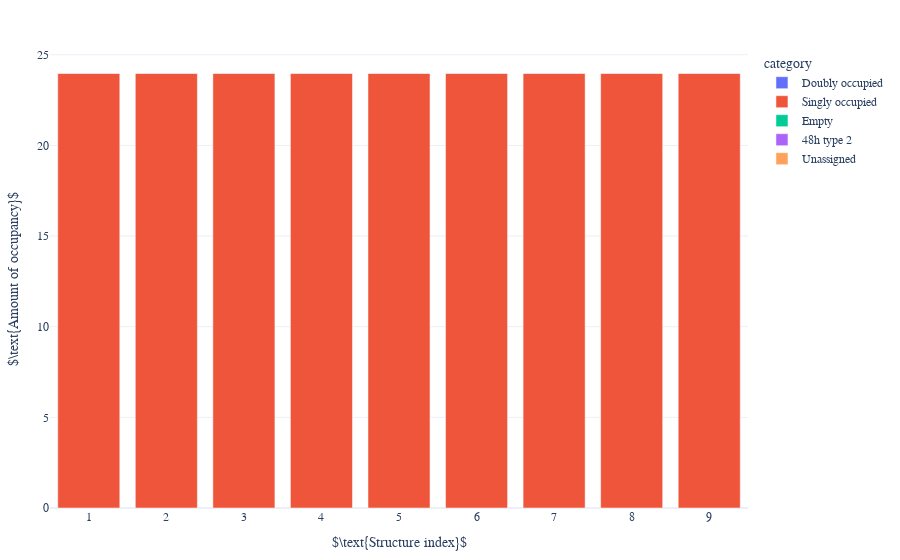
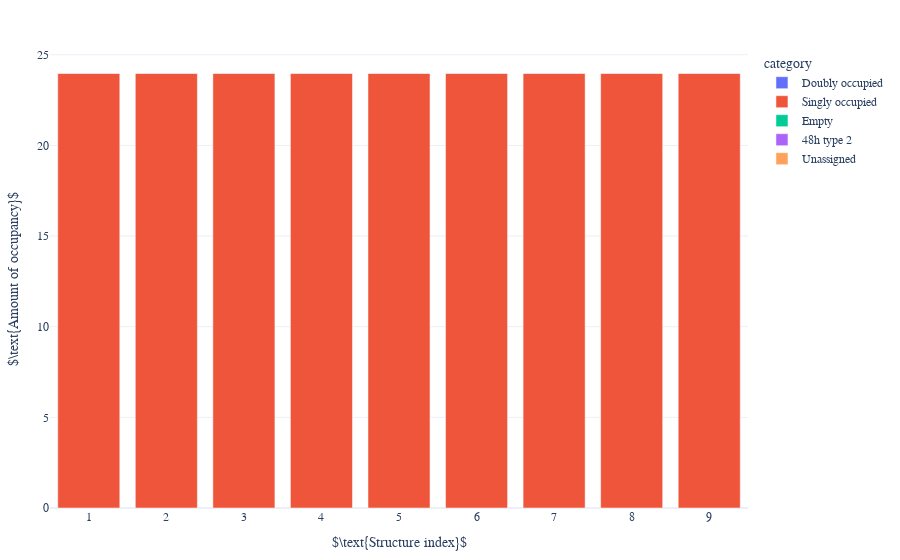
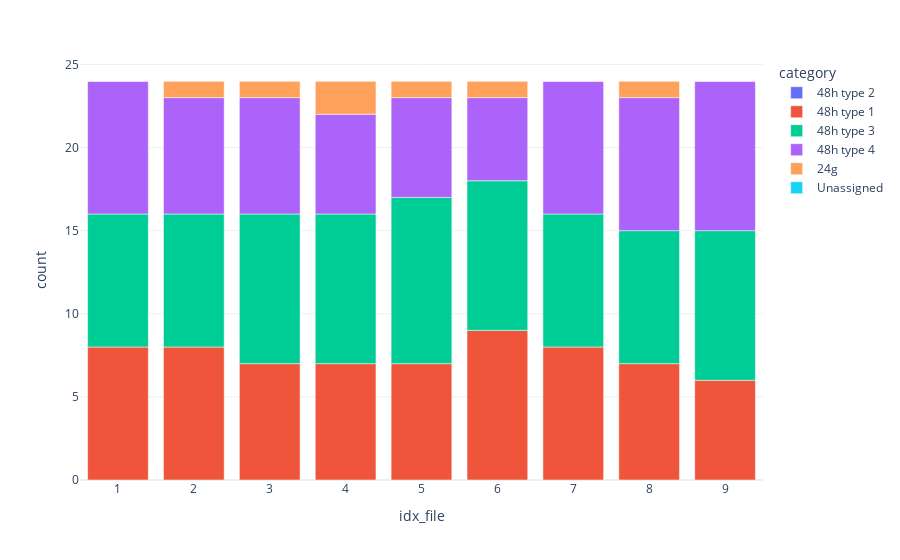
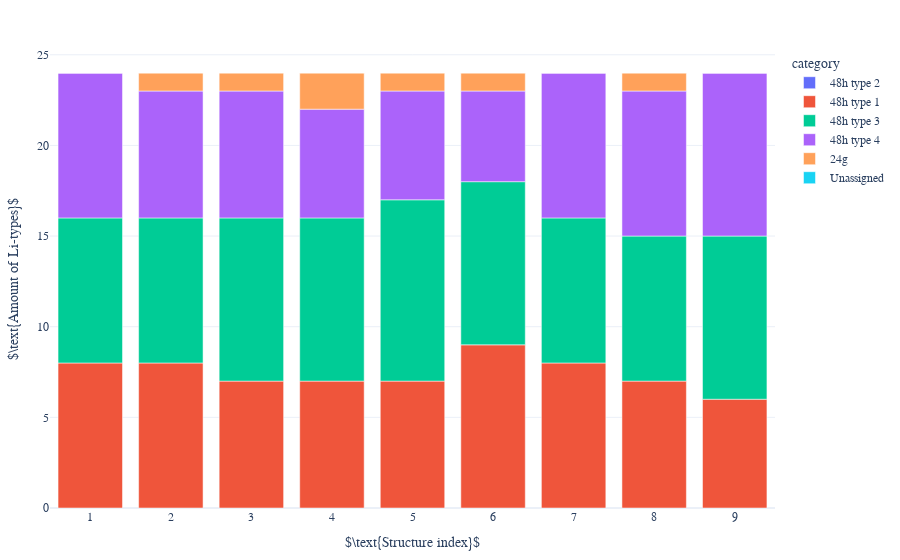

Source (notebook cell) for these figures, in order:
### Code cell
dataframe = df_mapping_metainfo
sorted = "False"

move_by_occupancy.get_occupancy(dataframe, coor_ref_structure_48n24_expanded, tuple_cage_metainfo, el = "Li")
df_occupancy_strict = movement.plot_occupancy(dataframe, sorted, direc_restructure_destination, litype, strict_count=True)
df_occupancy = movement.plot_occupancy(dataframe, sorted, direc_restructure_destination, litype, strict_count=False)

move_by_tuple_cage.get_complete_closest_tuple_cage(dataframe, tuple_cage_metainfo, coor_48htype2_metainfo)
# weighing_movement(dataframe, litype)
# df_weighted = tuple_cage.get_df_movement(dataframe, to_plot = 'weight')
# # Plot.Movement.Distance.plot_distance(df_weighted, max_mapping_radius, Li_idxs="all")
# Plot.Movement.Distance.plot_distance(df_weighted, max_mapping_radius, activate_shifting_x = False, activate_diameter_line=False, Li_idxs='all')

labelling.get_amount_type(dataframe, litype, el = "Li")
# df_amount_type = mapping_labelling.plot_amount_type(dataframe, litype, el, style, category_labels)
df_amount_type = mapping_labelling.get_df_amount_type(dataframe, litype, el = "Li")
mapping_labelling.plot_amount_type(df_amount_type, sorted, direc_restructure_destination, litype, style = "bar")
print(df_amount_type.sum())

### Figure 1 — Plotly figure (JSON) as saved in the notebook; plotly's stock layout.template omitted (floating-point values rounded to 4 significant figures)
{"data": [{"alignmentgroup": "True", "hovertemplate": "category=Doubly occupied<br>idx_file=%{x}<br>count=%{y}<extra></extra>", "legendgroup": "Doubly occupied", "marker": {"color": "#636efa", "pattern": {"shape": ""}}, "name": "Doubly occupied", "offsetgroup": "Doubly occupied", "orientation": "v", "showlegend": true, "textposition": "auto", "type": "bar", "x": [1, 2, 3, 4, 5, 6, 7, 8, 9], "xaxis": "x", "y": [0, 0, 0, 0, 0, 0, 0, 0, 0], "yaxis": "y"}, {"alignmentgroup": "True", "hovertemplate": "category=Singly occupied<br>idx_file=%{x}<br>count=%{y}<extra></extra>", "legendgroup": "Singly occupied", "marker": {"color": "#EF553B", "pattern": {"shape": ""}}, "name": "Singly occupied", "offsetgroup": "Singly occupied", "orientation": "v", "showlegend": true, "textposition": "auto", "type": "bar", "x": [1, 2, 3, 4, 5, 6, 7, 8, 9], "xaxis": "x", "y": [24, 24, 24, 24, 24, 24, 24, 24, 24], "yaxis": "y"}, {"alignmentgroup": "True", "hovertemplate": "category=Empty<br>idx_file=%{x}<br>count=%{y}<extra></extra>", "legendgroup": "Empty", "marker": {"color": "#00cc96", "pattern": {"shape": ""}}, "name": "Empty", "offsetgroup": "Empty", "orientation": "v", "showlegend": true, "textposition": "auto", "type": "bar", "x": [1, 2, 3, 4, 5, 6, 7, 8, 9], "xaxis": "x", "y": [0, 0, 0, 0, 0, 0, 0, 0, 0], "yaxis": "y"}, {"alignmentgroup": "True", "hovertemplate": "category=48h type 2<br>idx_file=%{x}<br>count=%{y}<extra></extra>", "legendgroup": "48h type 2", "marker": {"color": "#ab63fa", "pattern": {"shape": ""}}, "name": "48h type 2", "offsetgroup": "48h type 2", "orientation": "v", "showlegend": true, "textposition": "auto", "type": "bar", "x": [1, 2, 3, 4, 5, 6, 7, 8, 9], "xaxis": "x", "y": [0, 0, 0, 0, 0, 0, 0, 0, 0], "yaxis": "y"}, {"alignmentgroup": "True", "hovertemplate": "category=Unassigned<br>idx_file=%{x}<br>count=%{y}<extra></extra>", "legendgroup": "Unassigned", "marker": {"color": "#FFA15A", "pattern": {"shape": ""}}, "name": "Unassigned", "offsetgroup": "Unassigned", "orientation": "v", "showlegend": true, "textposition": "auto", "type": "bar", "x": [1, 2, 3, 4, 5, 6, 7, 8, 9], "xaxis": "x", "y": [0, 0, 0, 0, 0, 0, 0, 0, 0], "yaxis": "y"}], "layout": {"barmode": "relative", "font": {"family": "serif", "size": 12}, "legend": {"title": {"text": "category"}, "tracegroupgap": 0}, "margin": {"b": 50, "l": 20, "r": 20, "t": 50}, "xaxis": {"anchor": "y", "domain": [0, 1], "title": {"text": "$\\text{Structure index}$"}}, "yaxis": {"anchor": "x", "domain": [0, 1], "title": {"text": "$\\text{Amount of occupancy}$"}}}}

### Figure 2 — Plotly figure (JSON) as saved in the notebook; plotly's stock layout.template omitted (floating-point values rounded to 4 significant figures)
{"data": [{"alignmentgroup": "True", "hovertemplate": "category=Doubly occupied<br>idx_file=%{x}<br>count=%{y}<extra></extra>", "legendgroup": "Doubly occupied", "marker": {"color": "#636efa", "pattern": {"shape": ""}}, "name": "Doubly occupied", "offsetgroup": "Doubly occupied", "orientation": "v", "showlegend": true, "textposition": "auto", "type": "bar", "x": [1, 2, 3, 4, 5, 6, 7, 8, 9], "xaxis": "x", "y": [0, 0, 0, 0, 0, 0, 0, 0, 0], "yaxis": "y"}, {"alignmentgroup": "True", "hovertemplate": "category=Singly occupied<br>idx_file=%{x}<br>count=%{y}<extra></extra>", "legendgroup": "Singly occupied", "marker": {"color": "#EF553B", "pattern": {"shape": ""}}, "name": "Singly occupied", "offsetgroup": "Singly occupied", "orientation": "v", "showlegend": true, "textposition": "auto", "type": "bar", "x": [1, 2, 3, 4, 5, 6, 7, 8, 9], "xaxis": "x", "y": [24, 24, 24, 24, 24, 24, 24, 24, 24], "yaxis": "y"}, {"alignmentgroup": "True", "hovertemplate": "category=Empty<br>idx_file=%{x}<br>count=%{y}<extra></extra>", "legendgroup": "Empty", "marker": {"color": "#00cc96", "pattern": {"shape": ""}}, "name": "Empty", "offsetgroup": "Empty", "orientation": "v", "showlegend": true, "textposition": "auto", "type": "bar", "x": [1, 2, 3, 4, 5, 6, 7, 8, 9], "xaxis": "x", "y": [0, 0, 0, 0, 0, 0, 0, 0, 0], "yaxis": "y"}, {"alignmentgroup": "True", "hovertemplate": "category=48h type 2<br>idx_file=%{x}<br>count=%{y}<extra></extra>", "legendgroup": "48h type 2", "marker": {"color": "#ab63fa", "pattern": {"shape": ""}}, "name": "48h type 2", "offsetgroup": "48h type 2", "orientation": "v", "showlegend": true, "textposition": "auto", "type": "bar", "x": [1, 2, 3, 4, 5, 6, 7, 8, 9], "xaxis": "x", "y": [0, 0, 0, 0, 0, 0, 0, 0, 0], "yaxis": "y"}, {"alignmentgroup": "True", "hovertemplate": "category=Unassigned<br>idx_file=%{x}<br>count=%{y}<extra></extra>", "legendgroup": "Unassigned", "marker": {"color": "#FFA15A", "pattern": {"shape": ""}}, "name": "Unassigned", "offsetgroup": "Unassigned", "orientation": "v", "showlegend": true, "textposition": "auto", "type": "bar", "x": [1, 2, 3, 4, 5, 6, 7, 8, 9], "xaxis": "x", "y": [0, 0, 0, 0, 0, 0, 0, 0, 0], "yaxis": "y"}], "layout": {"barmode": "relative", "font": {"family": "serif", "size": 12}, "legend": {"title": {"text": "category"}, "tracegroupgap": 0}, "margin": {"b": 50, "l": 20, "r": 20, "t": 50}, "xaxis": {"anchor": "y", "domain": [0, 1], "title": {"text": "$\\text{Structure index}$"}}, "yaxis": {"anchor": "x", "domain": [0, 1], "title": {"text": "$\\text{Amount of occupancy}$"}}}}

### Figure 3 — Plotly figure (JSON) as saved in the notebook; plotly's stock layout.template omitted (floating-point values rounded to 4 significant figures)
{"data": [{"alignmentgroup": "True", "hovertemplate": "category=48h type 2<br>idx_file=%{x}<br>count=%{y}<extra></extra>", "legendgroup": "48h type 2", "marker": {"color": "#636efa", "pattern": {"shape": ""}}, "name": "48h type 2", "offsetgroup": "48h type 2", "orientation": "v", "showlegend": true, "textposition": "auto", "type": "bar", "x": [1, 2, 3, 4, 5, 6, 7, 8, 9], "xaxis": "x", "y": [0, 0, 0, 0, 0, 0, 0, 0, 0], "yaxis": "y"}, {"alignmentgroup": "True", "hovertemplate": "category=48h type 1<br>idx_file=%{x}<br>count=%{y}<extra></extra>", "legendgroup": "48h type 1", "marker": {"color": "#EF553B", "pattern": {"shape": ""}}, "name": "48h type 1", "offsetgroup": "48h type 1", "orientation": "v", "showlegend": true, "textposition": "auto", "type": "bar", "x": [1, 2, 3, 4, 5, 6, 7, 8, 9], "xaxis": "x", "y": [8, 8, 7, 7, 7, 9, 8, 7, 6], "yaxis": "y"}, {"alignmentgroup": "True", "hovertemplate": "category=48h type 3<br>idx_file=%{x}<br>count=%{y}<extra></extra>", "legendgroup": "48h type 3", "marker": {"color": "#00cc96", "pattern": {"shape": ""}}, "name": "48h type 3", "offsetgroup": "48h type 3", "orientation": "v", "showlegend": true, "textposition": "auto", "type": "bar", "x": [1, 2, 3, 4, 5, 6, 7, 8, 9], "xaxis": "x", "y": [8, 8, 9, 9, 10, 9, 8, 8, 9], "yaxis": "y"}, {"alignmentgroup": "True", "hovertemplate": "category=48h type 4<br>idx_file=%{x}<br>count=%{y}<extra></extra>", "legendgroup": "48h type 4", "marker": {"color": "#ab63fa", "pattern": {"shape": ""}}, "name": "48h type 4", "offsetgroup": "48h type 4", "orientation": "v", "showlegend": true, "textposition": "auto", "type": "bar", "x": [1, 2, 3, 4, 5, 6, 7, 8, 9], "xaxis": "x", "y": [8, 7, 7, 6, 6, 5, 8, 8, 9], "yaxis": "y"}, {"alignmentgroup": "True", "hovertemplate": "category=24g<br>idx_file=%{x}<br>count=%{y}<extra></extra>", "legendgroup": "24g", "marker": {"color": "#FFA15A", "pattern": {"shape": ""}}, "name": "24g", "offsetgroup": "24g", "orientation": "v", "showlegend": true, "textposition": "auto", "type": "bar", "x": [1, 2, 3, 4, 5, 6, 7, 8, 9], "xaxis": "x", "y": [0, 1, 1, 2, 1, 1, 0, 1, 0], "yaxis": "y"}, {"alignmentgroup": "True", "hovertemplate": "category=Unassigned<br>idx_file=%{x}<br>count=%{y}<extra></extra>", "legendgroup": "Unassigned", "marker": {"color": "#19d3f3", "pattern": {"shape": ""}}, "name": "Unassigned", "offsetgroup": "Unassigned", "orientation": "v", "showlegend": true, "textposition": "auto", "type": "bar", "x": [1, 2, 3, 4, 5, 6, 7, 8, 9], "xaxis": "x", "y": [0, 0, 0, 0, 0, 0, 0, 0, 0], "yaxis": "y"}], "layout": {"barmode": "relative", "legend": {"title": {"text": "category"}, "tracegroupgap": 0}, "margin": {"t": 60}, "xaxis": {"anchor": "y", "domain": [0, 1], "title": {"text": "idx_file"}}, "yaxis": {"anchor": "x", "domain": [0, 1], "title": {"text": "count"}}}}

### Figure 4 — Plotly figure (JSON) as saved in the notebook; plotly's stock layout.template omitted (floating-point values rounded to 4 significant figures)
{"data": [{"alignmentgroup": "True", "hovertemplate": "category=48h type 2<br>idx_file=%{x}<br>count=%{y}<extra></extra>", "legendgroup": "48h type 2", "marker": {"color": "#636efa", "pattern": {"shape": ""}}, "name": "48h type 2", "offsetgroup": "48h type 2", "orientation": "v", "showlegend": true, "textposition": "auto", "type": "bar", "x": [1, 2, 3, 4, 5, 6, 7, 8, 9], "xaxis": "x", "y": [0, 0, 0, 0, 0, 0, 0, 0, 0], "yaxis": "y"}, {"alignmentgroup": "True", "hovertemplate": "category=48h type 1<br>idx_file=%{x}<br>count=%{y}<extra></extra>", "legendgroup": "48h type 1", "marker": {"color": "#EF553B", "pattern": {"shape": ""}}, "name": "48h type 1", "offsetgroup": "48h type 1", "orientation": "v", "showlegend": true, "textposition": "auto", "type": "bar", "x": [1, 2, 3, 4, 5, 6, 7, 8, 9], "xaxis": "x", "y": [8, 8, 7, 7, 7, 9, 8, 7, 6], "yaxis": "y"}, {"alignmentgroup": "True", "hovertemplate": "category=48h type 3<br>idx_file=%{x}<br>count=%{y}<extra></extra>", "legendgroup": "48h type 3", "marker": {"color": "#00cc96", "pattern": {"shape": ""}}, "name": "48h type 3", "offsetgroup": "48h type 3", "orientation": "v", "showlegend": true, "textposition": "auto", "type": "bar", "x": [1, 2, 3, 4, 5, 6, 7, 8, 9], "xaxis": "x", "y": [8, 8, 9, 9, 10, 9, 8, 8, 9], "yaxis": "y"}, {"alignmentgroup": "True", "hovertemplate": "category=48h type 4<br>idx_file=%{x}<br>count=%{y}<extra></extra>", "legendgroup": "48h type 4", "marker": {"color": "#ab63fa", "pattern": {"shape": ""}}, "name": "48h type 4", "offsetgroup": "48h type 4", "orientation": "v", "showlegend": true, "textposition": "auto", "type": "bar", "x": [1, 2, 3, 4, 5, 6, 7, 8, 9], "xaxis": "x", "y": [8, 7, 7, 6, 6, 5, 8, 8, 9], "yaxis": "y"}, {"alignmentgroup": "True", "hovertemplate": "category=24g<br>idx_file=%{x}<br>count=%{y}<extra></extra>", "legendgroup": "24g", "marker": {"color": "#FFA15A", "pattern": {"shape": ""}}, "name": "24g", "offsetgroup": "24g", "orientation": "v", "showlegend": true, "textposition": "auto", "type": "bar", "x": [1, 2, 3, 4, 5, 6, 7, 8, 9], "xaxis": "x", "y": [0, 1, 1, 2, 1, 1, 0, 1, 0], "yaxis": "y"}, {"alignmentgroup": "True", "hovertemplate": "category=Unassigned<br>idx_file=%{x}<br>count=%{y}<extra></extra>", "legendgroup": "Unassigned", "marker": {"color": "#19d3f3", "pattern": {"shape": ""}}, "name": "Unassigned", "offsetgroup": "Unassigned", "orientation": "v", "showlegend": true, "textposition": "auto", "type": "bar", "x": [1, 2, 3, 4, 5, 6, 7, 8, 9], "xaxis": "x", "y": [0, 0, 0, 0, 0, 0, 0, 0, 0], "yaxis": "y"}], "layout": {"barmode": "relative", "font": {"family": "serif", "size": 12}, "legend": {"title": {"text": "category"}, "tracegroupgap": 0}, "margin": {"b": 50, "l": 20, "r": 20, "t": 50}, "xaxis": {"anchor": "y", "domain": [0, 1], "title": {"text": "$\\text{Structure index}$"}}, "yaxis": {"anchor": "x", "domain": [0, 1], "title": {"text": "$\\text{Amount of Li-types}$"}}}}
